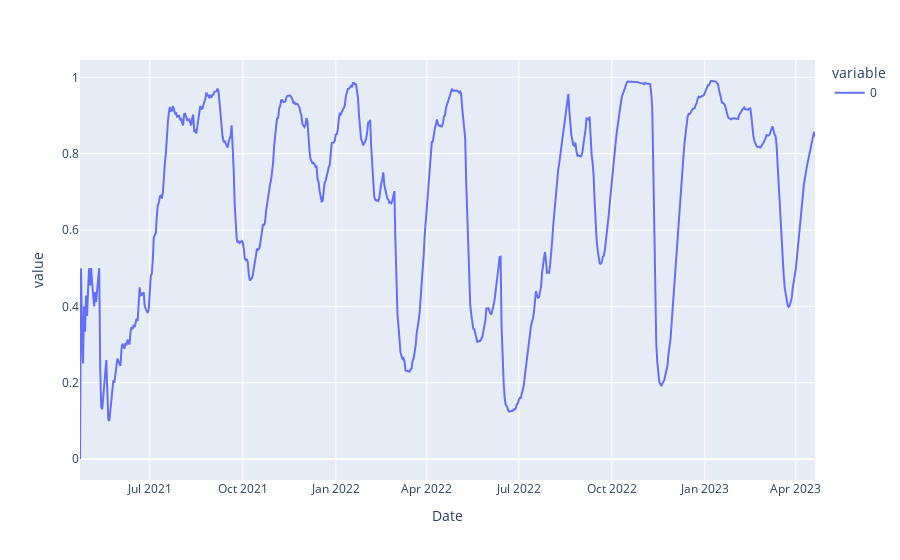

The cell this chart's notebook holds for it:
### Markdown cell above
# Proxies

### Code cell
training_proxy = AdaptiveWindowCV.training_proxy_volatility_ewma(btc.Close, 0.94, 4)
px.line(training_proxy)

### Figure 1 — Plotly figure (JSON) as saved in the notebook; plotly's stock layout.template omitted (floating-point values rounded to 4 significant figures; data arrays with more than 128 entries replaced by an {"elided": "..."} marker saying what was removed)
{"data": [{"hovertemplate": "variable=0<br>Date=%{x}<br>value=%{y}<extra></extra>", "legendgroup": "0", "line": {"color": "#636efa", "dash": "solid"}, "marker": {"symbol": "circle"}, "mode": "lines", "name": "0", "orientation": "v", "showlegend": true, "type": "scatter", "x": {"elided": "728 str values"}, "xaxis": "x", "y": {"elided": "728 float values"}, "yaxis": "y"}], "layout": {"legend": {"title": {"text": "variable"}, "tracegroupgap": 0}, "margin": {"t": 60}, "xaxis": {"anchor": "y", "domain": [0, 1], "title": {"text": "Date"}}, "yaxis": {"anchor": "x", "domain": [0, 1], "title": {"text": "value"}}}}
